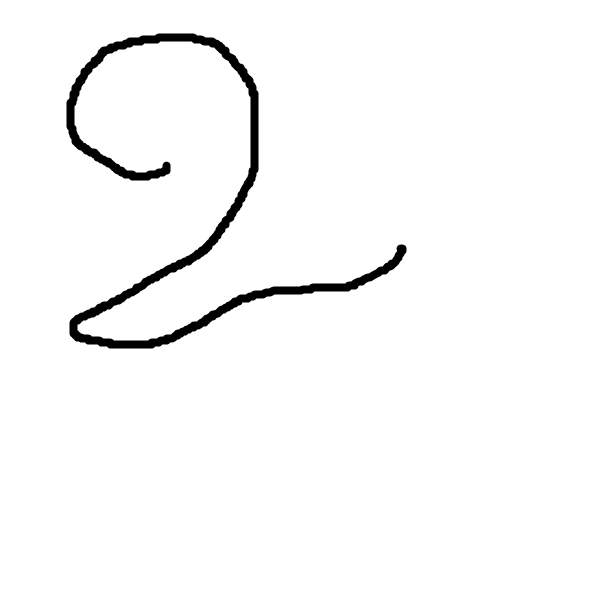
#> input picture learning-demos/digital-image-processing-practice/nhan_dang_chu_viet_tay_mnist/nhan_dang_chu_so_viet_tay/ChuSo.bmp, 609 x 607 px
$ python tinh_trong_tam.py
#> lines starting #> are read from the running program, lines starting #| are printed output that depends on the picture; after the words box and inside, x2 and y2 are one past the last pixel; in counts of white or black regions, pixels touching at a corner belong together
import cv2
import numpy as np

imgin = cv2.imread("ChuSo.bmp", cv2.IMREAD_GRAYSCALE)
#> imgin is the input picture: shape (607, 609); min 0, max 255, mean 248.6
M, N = imgin.shape
#> M = 607; N = 609
val, temp = cv2.threshold(imgin, 128, 255, cv2.THRESH_BINARY_INV + cv2.THRESH_OTSU)
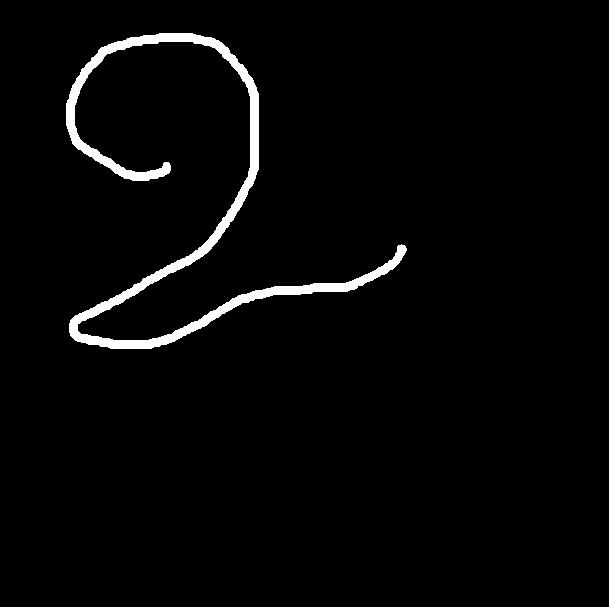
#> temp: shape (607, 609); 2.6% white; 1 white region, box (x1, y1, x2, y2) and area: (66, 33, 407, 349) 9601
#> val = 127

# Ảnh temp là ảnh trắng đen (ảnh nhị phân)
# Tính trọng tâm
moments = cv2.moments(temp)
#> moments = moments, m00 2448255, centre m10/m00, m01/m00 = (189.4, 206.1)
cx = int(moments["m10"] / moments["m00"])
#> cx = 189
cy = int(moments["m01"] / moments["m00"])
#> cy = 206
# cv2.circle(temp, (cx, cy), 3, (255, 255, 255), -1)

xc = N // 2
#> xc = 304
yc = M // 2
#> yc = 303
imgout = np.zeros((M, N), np.uint8)

for x in range(0, M):
    for y in range(0, N):
        r = temp[x, y]
        if r > 0:
            dx = xc - cx
            dy = yc - cy
            x_moi = x + dx
            y_moi = y + dy
            if x_moi < 0:
                x_moi = 0
            if x_moi > M - 1:
                x_moi = M - 1
            if y_moi < 0:
                y_moi = 0
            if y_moi > N - 1:
                y_moi = N - 1
            imgout[x_moi, y_moi] = r
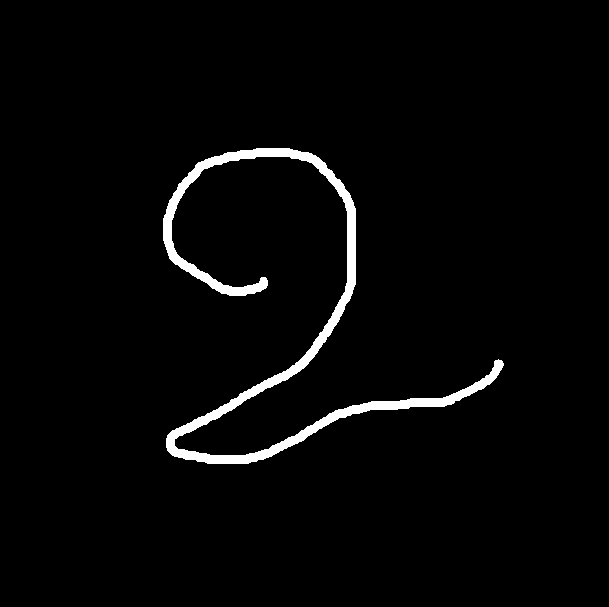
#> imgout: shape (607, 609); 2.6% white; 1 white region, box (x1, y1, x2, y2) and area: (163, 148, 504, 464) 9601

cv2.imshow("Nguong", temp)
cv2.imshow("Imgout", imgout)
cv2.waitKey()
